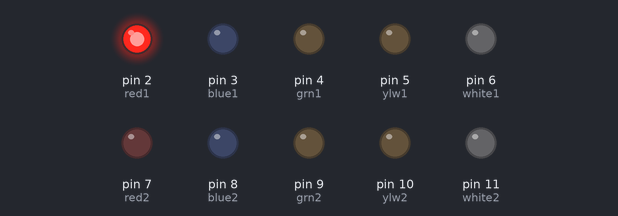
Recording of a sketch running on a simulated Arduino Uno, built with avr-gcc and run on an emulated ATmega328P. Parts: output pins drawn as LEDs (lit = HIGH).

Above: at 0.02 s.
At 1.75 s:
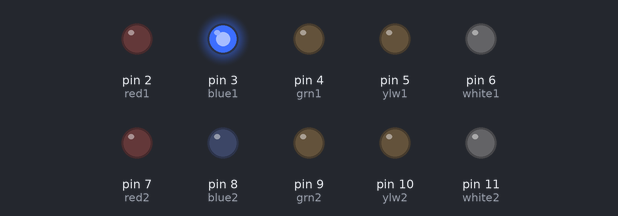
At 2.05 s:
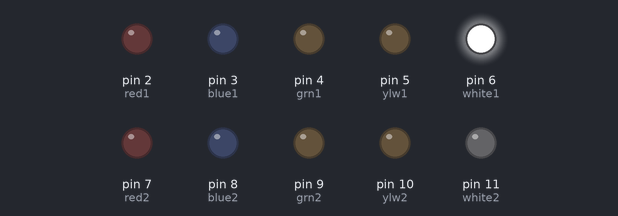
At 2.45 s:
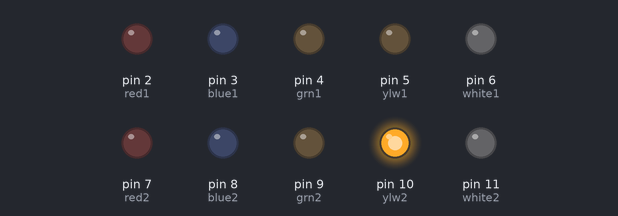
At 4.1 s:
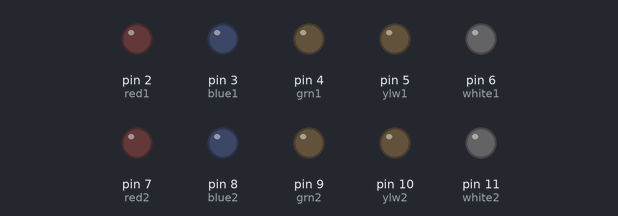
At 5.15 s:
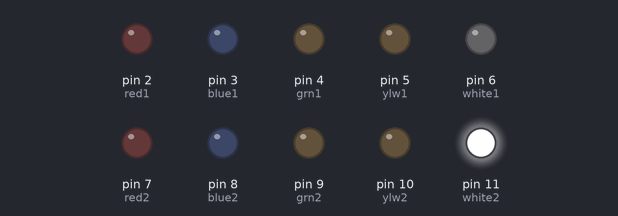
Timing chart, 0 to 6.0 s (numbered marks = the images above):
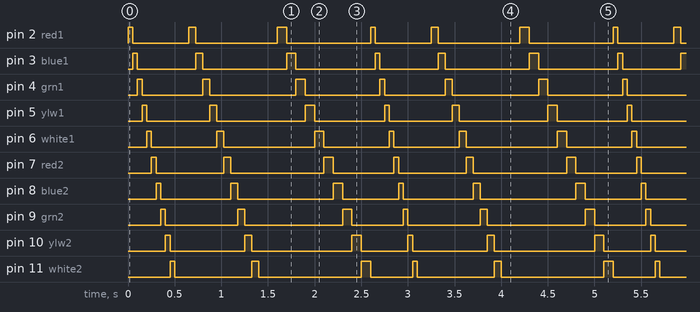

The sketch:

LED_chaser.ino.ino
```cpp
const int red1 = 2;
const int blue1 = 3;
const int grn1 = 4;
const int ylw1 = 5;
const int white1 = 6;
const int red2 = 7;
const int blue2 = 8;
const int grn2 = 9;
const int ylw2 = 10;
const int white2 = 11;

void LedOn(int pin);
void LedOff(int pin);
void LedOnAndOff(int pin, int delay2);
void cycle(int delay1);

void setup() {
  // put your setup code here, to run once:
  pinMode(red1, OUTPUT);
  pinMode(blue1, OUTPUT);
  pinMode(grn1, OUTPUT);
  pinMode(ylw1, OUTPUT);
  pinMode(white1, OUTPUT);
  pinMode(red2, OUTPUT);
  pinMode(blue2, OUTPUT);
  pinMode(grn2, OUTPUT);
  pinMode(ylw2, OUTPUT);
  pinMode(white2, OUTPUT);
}

void loop() {
  // put your main code here, to run repeatedly:
  cycle(50);
  delay(150);
  cycle(75);
  delay(200);
  cycle(100);
}
void LedOn(int ledpin)
{
  digitalWrite(ledpin, HIGH);
}

void LedOff(int pin)
{
  digitalWrite(pin, LOW);
}

void LedOnAndOff(int pin, int delay2)
{
  LedOn(pin);
  delay(delay2);
  LedOff(pin);
}
void cycle(int delay1)
{
  LedOnAndOff(red1, delay1);
  LedOnAndOff(blue1, delay1);
  LedOnAndOff(grn1, delay1);
  LedOnAndOff(ylw1, delay1);
  LedOnAndOff(white1, delay1);
  LedOnAndOff(red2, delay1);
  LedOnAndOff(blue2, delay1);
  LedOnAndOff(grn2, delay1);
  LedOnAndOff(ylw2, delay1);
  LedOnAndOff(white2, delay1);
}
```

Measured:
- by itself, pin 2 (red1): repeats every 2.6 s: LOW 0.60 s, HIGH 0.08 s, LOW 0.88 s, HIGH 0.10 s, LOW 0.90 s, HIGH 0.05 s
- by itself, pin 3 (blue1): repeats every 2.6 s: LOW 0.63 s, HIGH 0.08 s, LOW 0.90 s, HIGH 0.10 s, LOW 0.85 s, HIGH 0.05 s
- by itself, pin 4 (grn1): repeats every 2.6 s: LOW 0.65 s, HIGH 0.08 s, LOW 0.93 s, HIGH 0.10 s, LOW 0.80 s, HIGH 0.05 s
- by itself, pin 5 (ylw1): repeats every 2.6 s: LOW 0.68 s, HIGH 0.08 s, LOW 0.95 s, HIGH 0.10 s, LOW 0.75 s, HIGH 0.05 s
- by itself, pin 6 (white1): repeats every 2.6 s: LOW 0.70 s, HIGH 0.08 s, LOW 0.98 s, HIGH 0.10 s, LOW 0.70 s, HIGH 0.05 s
- by itself, pin 7 (red2): repeats every 2.6 s: LOW 0.73 s, HIGH 0.08 s, LOW 1.0 s, HIGH 0.10 s, LOW 0.65 s, HIGH 0.05 s
- by itself, pin 8 (blue2): repeats every 2.6 s: LOW 0.75 s, HIGH 0.08 s, LOW 1.0 s, HIGH 0.10 s, LOW 0.60 s, HIGH 0.05 s
- by itself, pin 9 (grn2): repeats every 2.6 s: LOW 0.78 s, HIGH 0.08 s, LOW 1.1 s, HIGH 0.10 s, LOW 0.55 s, HIGH 0.05 s
